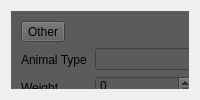
      <widget class="QWidget" name="tab_4">
       <attribute name="title">
        <string>Misc. Entries</string>
       </attribute>
       <layout class="QGridLayout" name="gridLayout_3">
        <item row="0" column="0">
         <widget class="QGroupBox" name="groupBox_4">
          <property name="styleSheet">
           <string notr="true">background-color: rgb(91, 91, 91);</string>
          </property>
          <property name="title">
           <string/>
          </property>
          <widget class="QWidget" name="layoutWidget">
           <property name="geometry">
            <rect>
             <x>10</x>
             <y>10</y>
             <width>241</width>
             <height>399</height>
            </rect>
           </property>
           <layout class="QVBoxLayout" name="verticalLayout_21">
            <item>
             <widget class="QToolButton" name="toolButton">
              <property name="text">
               <string>Other</string>
              </property>
             </widget>
            </item>
            <item>
             <layout class="QHBoxLayout" name="horizontalLayout">
              <item>
               <layout class="QVBoxLayout" name="verticalLayout_20">
                <item>
                 <widget class="QLabel" name="label_22">
                  <property name="minimumSize">
                   <size>
                    <width>57</width>
                    <height>20</height>
                   </size>
                  </property>
                  <property name="text">
                   <string>Animal Type</string>
                  </property>
                 </widget>
                </item>
                <item>
                 <widget class="QLabel" name="label_23">
                  <property name="minimumSize">
                   <size>
                    <width>1</width>
                    <height>1</height>
                   </size>
                  </property>
                  <property name="maximumSize">
                   <size>
                    <width>1000</width>
                    <height>1000</height>
                   </size>
                  </property>
                  <property name="text">
                   <string>Weight</string>
                  </property>
                 </widget>
                </item>
                <item>
                 <widget class="QLabel" name="label_25">
                  <property name="minimumSize">
                   <size>
                    <width>58</width>
                    <height>20</height>
                   </size>
                  </property>
                  <property name="text">
                   <string>Vaccinations</string>
                  </property>
                 </widget>
                </item>
               </layout>
              </item>
              <item>
               <layout class="QVBoxLayout" name="verticalLayout_4">
                <item>
                 <widget class="QLineEdit" name="lineEdit_3">
                  <property name="minimumSize">
                   <size>
                    <width>1</width>
                    <height>1</height>
                   </size>
                  </property>
                  <property name="maximumSize">
                   <size>
                    <width>10000000</width>
                    <height>16777215</height>
                   </size>
                  </property>
                 </widget>
                </item>
                <item>
                 <widget class="QSpinBox" name="spinBox">
                  <property name="minimumSize">
                   <size>
                    <width>98</width>
                    <height>20</height>
                   </size>
                  </property>
                  <property name="maximumSize">
                   <size>
                    <width>98</width>
                    <height>20</height>
                   </size>
                  </property>
                 </widget>
                </item>
                <item>
                 <widget class="QLineEdit" name="lineEdit_5">
                  <property name="minimumSize">
                   <size>
                    <width>1</width>
                    <height>1</height>
                   </size>
                  </property>
                  <property name="maximumSize">
                   <size>
                    <width>10000000</width>
                    <height>10000000</height>
                   </size>
                  </property>
                 </widget>
                </item>
               </layout>
              </item>
             </layout>
            </item>
            <item>
             <layout class="QVBoxLayout" name="verticalLayout_3">
              <item>
               <widget class="QLabel" name="label_26">
                <property name="minimumSize">
                 <size>
                  <width>201</width>
                  <height>13</height>
                 </size>
                </property>
                <property name="maximumSize">
                 <size>
                  <width>201</width>
                  <height>13</height>
                 </size>
                </property>
                <property name="text">
                 <string>General Description</string>
                </property>
               </widget>
              </item>
              <item>
               <widget class="QLineEdit" name="lineEdit_6">
                <property name="minimumSize">
                 <size>
                  <width>201</width>
                  <height>121</height>
                 </size>
                </property>
                <property name="maximumSize">
                 <size>
                  <width>201</width>
                  <height>121</height>
                 </size>
                </property>
               </widget>
              </item>
             </layout>
            </item>
            <item>
             <layout class="QVBoxLayout" name="verticalLayout_2">
              <item>
               <widget class="QLabel" name="label_24">
                <property name="minimumSize">
                 <size>
                  <width>203</width>
                  <height>13</height>
                 </size>
                </property>
                <property name="maximumSize">
                 <size>
                  <width>203</width>
                  <height>13</height>
                 </size>
                </property>
                <property name="text">
                 <string>Animal Appearance Description</string>
                </property>
                <property name="alignment">
                 <set>Qt::AlignCenter</set>
                </property>
               </widget>
              </item>
              <item>
               <widget class="QLineEdit" name="lineEdit_4">
                <property name="minimumSize">
                 <size>
                  <width>203</width>
                  <height>121</height>
                 </size>
                </property>
                <property name="maximumSize">
                 <size>
                  <width>203</width>
                  <height>121</height>
                 </size>
                </property>
               </widget>
              </item>
             </layout>
            </item>
           </layout>
          </widget>
         </widget>
        </item>
       </layout>
      </widget>
